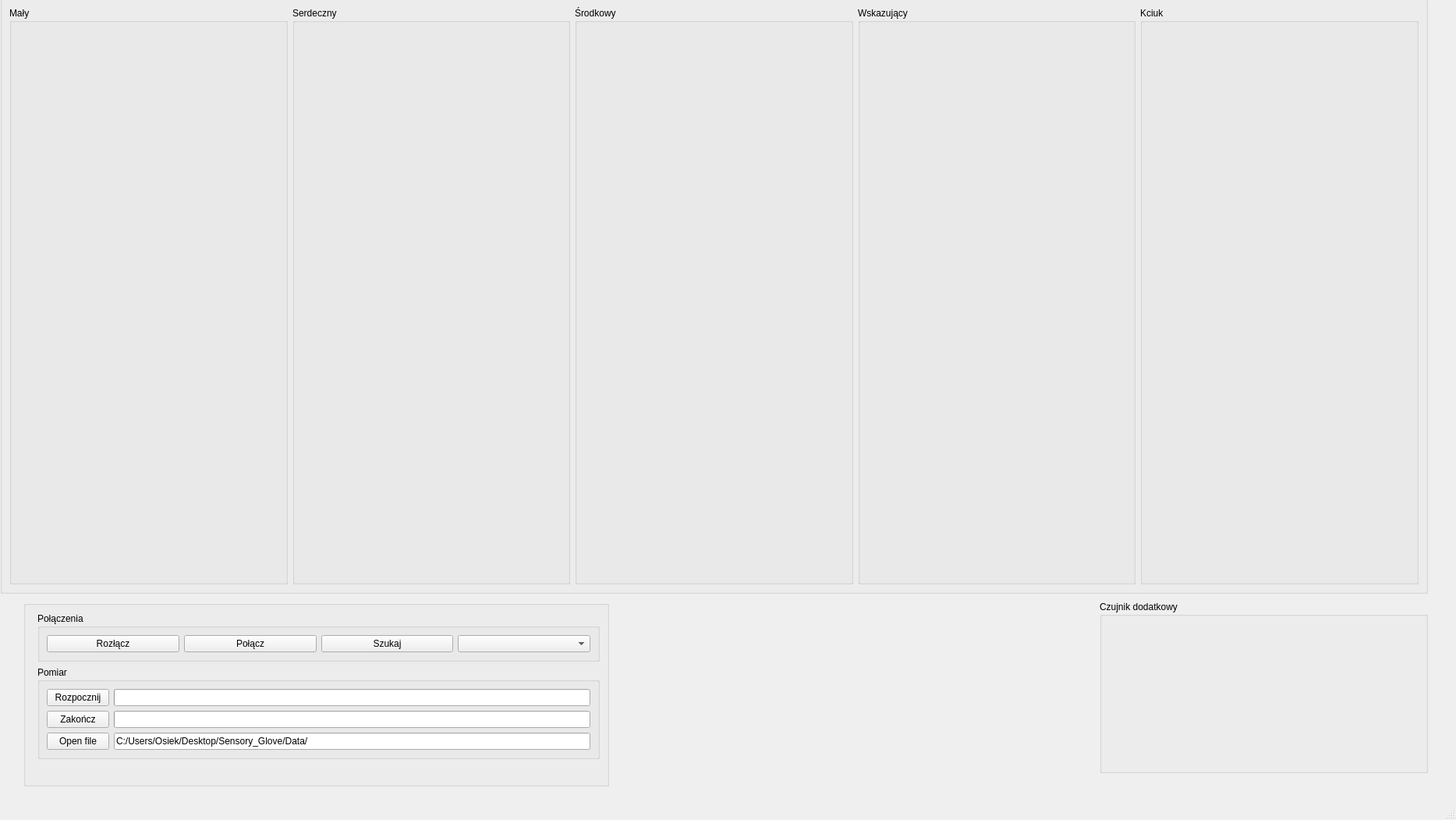
<?xml version="1.0" encoding="UTF-8"?>
<ui version="4.0">
 <class>MainWindow</class>
 <widget class="QMainWindow" name="MainWindow">
  <property name="geometry">
   <rect>
    <x>0</x>
    <y>0</y>
    <width>1867</width>
    <height>1051</height>
   </rect>
  </property>
  <property name="windowTitle">
   <string>MainWindow</string>
  </property>
  <widget class="QWidget" name="centralwidget">
   <widget class="QGroupBox" name="groupBox_3">
    <property name="geometry">
     <rect>
      <x>0</x>
      <y>-20</y>
      <width>1831</width>
      <height>781</height>
     </rect>
    </property>
    <property name="title">
     <string>Wykresy</string>
    </property>
    <layout class="QGridLayout" name="gridLayout_2">
     <item row="0" column="0">
      <widget class="QGroupBox" name="groupBox_5">
       <property name="title">
        <string>Mały</string>
       </property>
       <layout class="QVBoxLayout" name="verticalLayout">
        <item>
         <widget class="QCustomPlot" name="plot6" native="true"/>
        </item>
        <item>
         <widget class="QCustomPlot" name="plot11" native="true"/>
        </item>
        <item>
         <widget class="QCustomPlot" name="plot12" native="true"/>
        </item>
       </layout>
      </widget>
     </item>
     <item row="0" column="1">
      <widget class="QGroupBox" name="groupBox_6">
       <property name="title">
        <string>Serdeczny</string>
       </property>
       <layout class="QVBoxLayout" name="verticalLayout_2">
        <item>
         <widget class="QCustomPlot" name="plot9" native="true"/>
        </item>
        <item>
         <widget class="QCustomPlot" name="plot8" native="true"/>
        </item>
        <item>
         <widget class="QCustomPlot" name="plot10" native="true"/>
        </item>
       </layout>
      </widget>
     </item>
     <item row="0" column="2">
      <widget class="QGroupBox" name="groupBox_7">
       <property name="title">
        <string>Środkowy</string>
       </property>
       <layout class="QVBoxLayout" name="verticalLayout_3">
        <item>
         <widget class="QCustomPlot" name="plot13" native="true"/>
        </item>
        <item>
         <widget class="QCustomPlot" name="plot16" native="true"/>
        </item>
        <item>
         <widget class="QCustomPlot" name="plot3" native="true"/>
        </item>
       </layout>
      </widget>
     </item>
     <item row="0" column="3">
      <widget class="QGroupBox" name="groupBox_8">
       <property name="title">
        <string>Wskazujący</string>
       </property>
       <layout class="QVBoxLayout" name="verticalLayout_4">
        <item>
         <widget class="QCustomPlot" name="plot14" native="true"/>
        </item>
        <item>
         <widget class="QCustomPlot" name="plot15" native="true"/>
        </item>
        <item>
         <widget class="QCustomPlot" name="plot2" native="true"/>
        </item>
       </layout>
      </widget>
     </item>
     <item row="0" column="4">
      <widget class="QGroupBox" name="groupBox_9">
       <property name="title">
        <string>Kciuk</string>
       </property>
       <layout class="QVBoxLayout" name="verticalLayout_5">
        <item>
         <widget class="QCustomPlot" name="plot6_2" native="true"/>
        </item>
        <item>
         <widget class="QCustomPlot" name="plot5" native="true"/>
        </item>
        <item>
         <widget class="QCustomPlot" name="plot1" native="true"/>
        </item>
       </layout>
      </widget>
     </item>
    </layout>
   </widget>
   <widget class="QGroupBox" name="groupBox_4">
    <property name="geometry">
     <rect>
      <x>30</x>
      <y>770</y>
      <width>751</width>
      <height>238</height>
     </rect>
    </property>
    <property name="title">
     <string/>
    </property>
    <layout class="QFormLayout" name="formLayout_2">
     <item row="0" column="1">
      <widget class="QGroupBox" name="groupBox">
       <property name="title">
        <string>Połączenia</string>
       </property>
       <layout class="QHBoxLayout" name="horizontalLayout_2">
        <item>
         <widget class="QPushButton" name="roalacz">
          <property name="text">
           <string>Rozłącz</string>
          </property>
         </widget>
        </item>
        <item>
         <widget class="QPushButton" name="polacz">
          <property name="text">
           <string>Połącz</string>
          </property>
         </widget>
        </item>
        <item>
         <widget class="QPushButton" name="szukaj">
          <property name="text">
           <string>Szukaj</string>
          </property>
         </widget>
        </item>
        <item>
         <widget class="QComboBox" name="comboBoxdevices"/>
        </item>
       </layout>
      </widget>
     </item>
     <item row="1" column="1">
      <widget class="QGroupBox" name="groupBox_2">
       <property name="title">
        <string>Pomiar</string>
       </property>
       <layout class="QFormLayout" name="formLayout">
        <item row="2" column="1">
         <widget class="QProgressBar" name="RestPB">
          <property name="maximum">
           <number>5000</number>
          </property>
          <property name="value">
           <number>0</number>
          </property>
          <property name="textVisible">
           <bool>false</bool>
          </property>
         </widget>
        </item>
        <item row="3" column="1">
         <widget class="QLineEdit" name="lineEdit">
          <property name="text">
           <string>C:/Users/Osiek/Desktop/Sensory_Glove/Data/</string>
          </property>
         </widget>
        </item>
        <item row="1" column="0">
         <widget class="QPushButton" name="Rozpocznij">
          <property name="text">
           <string>Rozpocznij</string>
          </property>
         </widget>
        </item>
        <item row="1" column="1">
         <widget class="QProgressBar" name="ActPB">
          <property name="maximum">
           <number>5000</number>
          </property>
          <property name="value">
           <number>0</number>
          </property>
          <property name="textVisible">
           <bool>false</bool>
          </property>
         </widget>
        </item>
        <item row="2" column="0">
         <widget class="QPushButton" name="Zakoncz">
          <property name="text">
           <string>Zakończ</string>
          </property>
         </widget>
        </item>
        <item row="3" column="0">
         <widget class="QPushButton" name="Openfile">
          <property name="text">
           <string>Open file</string>
          </property>
         </widget>
        </item>
       </layout>
      </widget>
     </item>
    </layout>
   </widget>
   <widget class="QGroupBox" name="groupBox_10">
    <property name="geometry">
     <rect>
      <x>1410</x>
      <y>770</y>
      <width>421</width>
      <height>221</height>
     </rect>
    </property>
    <property name="title">
     <string>Czujnik dodatkowy</string>
    </property>
    <widget class="QCustomPlot" name="plot4" native="true">
     <property name="geometry">
      <rect>
       <x>32</x>
       <y>30</y>
       <width>361</width>
       <height>181</height>
      </rect>
     </property>
    </widget>
   </widget>
  </widget>
  <widget class="QMenuBar" name="menubar">
   <property name="geometry">
    <rect>
     <x>0</x>
     <y>0</y>
     <width>1867</width>
     <height>20</height>
    </rect>
   </property>
  </widget>
  <widget class="QStatusBar" name="statusbar"/>
 </widget>
 <customwidgets>
  <customwidget>
   <class>QCustomPlot</class>
   <extends>QWidget</extends>
   <header>qcustomplot.h</header>
   <container>1</container>
  </customwidget>
 </customwidgets>
 <resources/>
 <connections/>
</ui>
